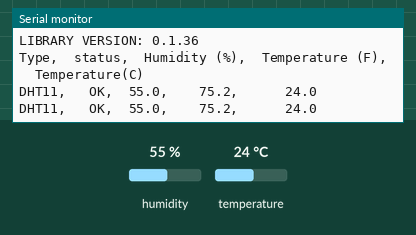
Simulated run of this sketch. Board: Arduino Uno, built with avr-gcc and run on an emulated ATmega328P. Shown: the last lines printed to the serial monitor. The test bench sets the inputs (shaded band); at power-on: humidity 55 %, temperature 24 °C.

Above: at 2.8 s.
2.9 s: humidity set to 22 %
At 5.3 s:
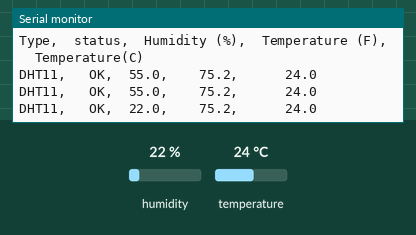
5.6 s: temperature set to 12 °C
At 6.6 s:
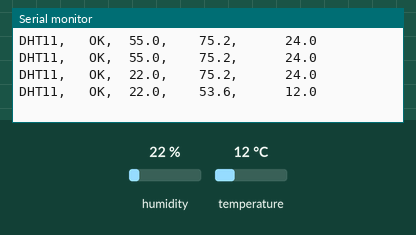
8.3 s: humidity set to 40 %
At 11.5 s:
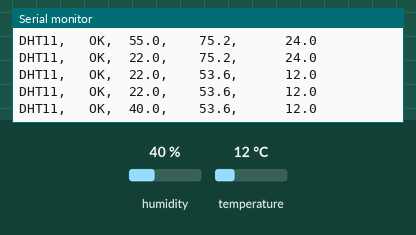
Timing chart, 0 to 13.0 s (numbered marks = the images above; inputs shaded):
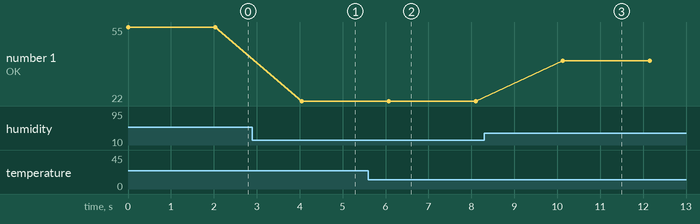

Measured:
- after the input at 2.9 s, the serial monitor: prints a new line after 1.2 s (image 1)
- after the input at 5.6 s, the serial monitor: prints a new line after 0.48 s (image 2)
- after the input at 8.3 s, the serial monitor: prints a new line after 1.8 s (image 3)
- plotted number 1: 55 → 22 after the input at 2.9 s, 22 → 40 after the input at 8.3 s

The sketch:

dht11_test.ino
```cpp
//
//    FILE: dht11_test.ino
//  AUTHOR: Rob Tillaart
// VERSION: 0.1.01
// PURPOSE: DHT library test sketch for DHT11 && Arduino
//     URL:
//
// Released to the public domain
//

#include <dht.h>

dht DHT;

#define DHT11_PIN 16

void setup()
{
  Serial.begin(115200);
  Serial.println("DHT TEST PROGRAM ");
  Serial.print("LIBRARY VERSION: ");
  Serial.println(DHT_LIB_VERSION);
  Serial.println();
  Serial.println("Type,\tstatus,\tHumidity (%),\tTemperature (F),\tTemperature(C)");
}


int myCnt = 0;

void loop()
{
  // READ DATA
  Serial.print("DHT11, \t");
  int chk = DHT.read11(DHT11_PIN);
  switch (chk)
  {
    case DHTLIB_OK:
		Serial.print("OK,\t");
		break;
    case DHTLIB_ERROR_CHECKSUM:
		Serial.print("Checksum error,\t");
		break;
    case DHTLIB_ERROR_TIMEOUT:
		Serial.print("Time out error,\t");
		break;
    case DHTLIB_ERROR_CONNECT:
        Serial.print("Connect error,\t");
        break;
    case DHTLIB_ERROR_ACK_L:
        Serial.print("Ack Low error,\t");
        break;
    case DHTLIB_ERROR_ACK_H:
        Serial.print("Ack High error,\t");
        break;
    default:
		Serial.print("Unknown error,\t");
		break;
  }
  // DISPLAY DATA
  Serial.print(DHT.humidity, 1);
  Serial.print(",\t");
  Serial.print("\t");
//  Serial.print("\t");
  Serial.print(((DHT.temperature*(9.0/5.0)) + 32.0), 1);
  Serial.print(",\t");
  Serial.print("\t");
  Serial.print("\t");
  Serial.println(DHT.temperature,1);

  if(myCnt == 15) {
    Serial.println("Type,\tstatus,\tHumidity (%),\tTemperature (F),\tTemperature(C)");
    myCnt = 0;
  } else {
    myCnt++;
  }
  delay(2000);
}
//
// END OF FILE
//
```
